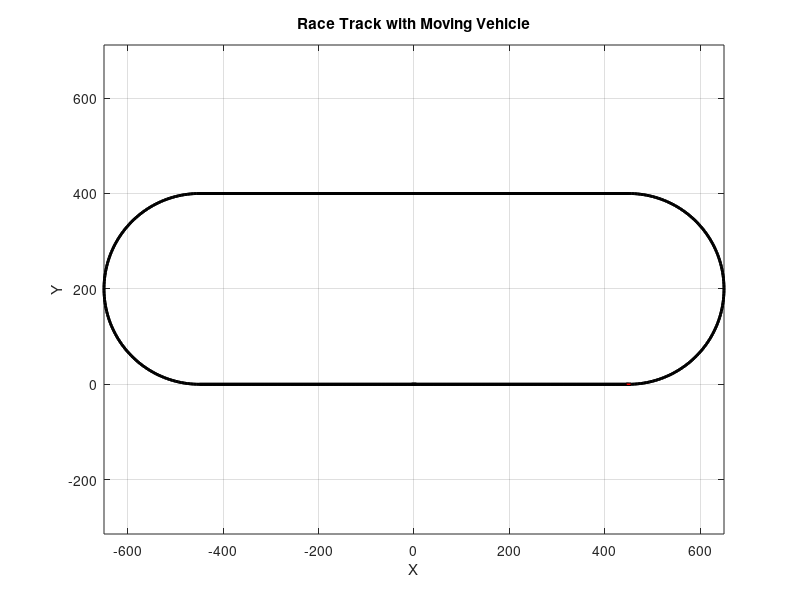

This chart was generated by the following MATLAB code: (Note: this script raises an error after producing the figure.)
% Define parameters 

radius = 200;        % Radius of curved sections 

straight_length = 900;  % Length of straight sections 

width = 15;          % Width of the track 

num_points = 100;    % Number of points for drawing curves 



% Define the curved sections 

theta1 = linspace(-pi/2, pi/2, num_points); 

x1 = radius * cos(theta1); 

y1 = radius * sin(theta1) + radius; 



theta2 = linspace(pi/2, 3*pi/2, num_points); 

x2 = radius * cos(theta2); 

y2 = radius * sin(theta2) - radius; 



% Define the straight sections 

x3 = linspace(-straight_length/2, straight_length/2, num_points); 

y3 = ones(1, num_points) * radius; 

x4 = fliplr(x3); 

y4 = ones(1, num_points) * -radius; 



% Concatenate all points 

x = [x1+450, x3, x2-450, x4]; 

y = [y1, y3+200, y2+400, y4+200]; 



% Plot the race track 

figure; 

plot(x, y, 'k', 'LineWidth', 2); 

hold on; 



% Plot the vehicle as a patch 

vehicle_width = 5;  % Width of the vehicle 

vehicle_length = 10; % Length of the vehicle 



% Coordinates of the vehicle 

vehicle_x = [-vehicle_length/2, vehicle_length/2, vehicle_length/2, -vehicle_length/2]; 

vehicle_y = [-vehicle_width/2, -vehicle_width/2, vehicle_width/2, vehicle_width/2]; 



% Initial position of the vehicle 

initial_pos = [x(1), y(1)];  



% Patch vertices 

patch_x = vehicle_x + (initial_pos(1)-450); 

patch_y = vehicle_y + initial_pos(2); 



% Plot the vehicle patch 

patch(patch_x, patch_y, 'b'); 



axis equal; 

title('Race Track with Vehicle'); 

xlabel('X'); 

ylabel('Y'); 

grid on; 


% % Loop for animation
% for i = 1:length(x)
%     % Update the position of the vehicle patch
%     patch_x = vehicle_x + x(i);
%     patch_y = vehicle_y + y(i);
% 
%     % Plot the race track
%     plot(x, y, 'k', 'LineWidth', 2);
% 
%     hold on;
% 
%     % Plot the vehicle patch
%     patch(patch_x, patch_y, 'r');
% 
%     axis equal;
%     title('Race Track with Moving Vehicle');
%     xlabel('X');
%     ylabel('Y');
%     grid on;
% 
%     animated_x = patch_x;
%     animated_y = patch_y;
%     animatedline(animated_x, animated_y, 'Color', 'r','LineWidth', 2);
%     drawnow;
% 
%     % Pause for a short duration to control the speed of the animation
%     pause(0.01);
% 
%     % Clear the current plot for the next iteration
%     clf;
% end

% Loop for animation
for i = 1:length(x)
    % Update the position of the vehicle patch
    patch_x = vehicle_x;
    patch_y = vehicle_y;

    % Compute the slope of the track at the current point
    if i <= num_points
        slope = -cos(pi/2 - atan2(y(i+1) - y(i), x(i+1) - x(i)));
    elseif i <= 2*num_points
        slope = cos(pi/2 - atan2(y(i+1) - y(i), x(i+1) - x(i)));
    elseif i <= 3*num_points
        slope = -cos(pi/2 - atan2(y(i+1) - y(i), x(i+1) - x(i)));
    else
        slope = cos(pi/2 - atan2(y(i+1) - y(i), x(i+1) - x(i)));
    end

    % Compute the orientation angle based on the slope
    theta = atan2(slope, 1);

    % Define the rotation matrix
    rotation_matrix = [cos(theta), -sin(theta); sin(theta), cos(theta)];

    % Rotate the initial coordinates of the car
    rotated_vehicle = rotation_matrix * [patch_x; patch_y];

    % Update the position of the vehicle patch
    patch_x = rotated_vehicle(1, :) + x(i);
    patch_y = rotated_vehicle(2, :) + y(i);

    % Plot the race track
    plot(x, y, 'k', 'LineWidth', 2);

    hold on;

    % Plot the vehicle patch
    patch(patch_x, patch_y, 'r');

    axis equal;
    title('Race Track with Moving Vehicle');
    xlabel('X');
    ylabel('Y');
    grid on;

    animated_x = patch_x;
    animated_y = patch_y;
    animatedline(animated_x, animated_y, 'Color', 'r','LineWidth', 2);
    drawnow;

    % Pause for a short duration to control the speed of the animation
    pause(0.01);

    % Clear the current plot for the next iteration
    clf;
end


